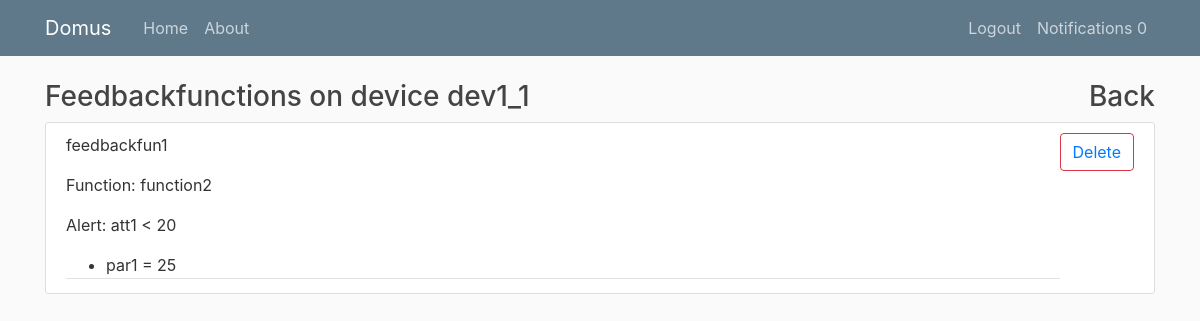
The page /category/24/device/41/feedbackfunctions/ (signed in) on the database its author committed.
### devices/models.py (models this page shows, shortened)
class UserProfile(models.Model):
    user = models.OneToOneField(User,on_delete=models.CASCADE)
    unreaded_notifications = models.IntegerField()

class Device(models.Model):
    deviceID = models.CharField(max_length=50, unique = True)
    Devtype = models.ForeignKey(DeviceType,on_delete=models.CASCADE)
    name = models.CharField(max_length=50)
    description = models.CharField(max_length=250)
    ip_adress = models.CharField(max_length=15)
    port = models.IntegerField()
    path = models.CharField(max_length = 100, default = '/')

class FeedbackFunction(models.Model):
    alert = models.ForeignKey(Alert,on_delete=models.CASCADE)
    description = models.CharField(max_length = 100)
    function = models.ForeignKey(Function,on_delete=models.CASCADE)

class Function(models.Model):
    name = models.CharField(max_length=30)
    description = models.CharField(max_length=250)
    devType = models.ForeignKey(DeviceType,on_delete=models.CASCADE)

class Alert(models.Model):
    device = models.ForeignKey(Device,on_delete=models.CASCADE)
    attribute = models.ForeignKey(StateAttribute,on_delete=models.CASCADE)
    user = models.ForeignKey(User,on_delete=models.CASCADE)
    description = models.CharField(max_length=250)
    alert_condition = models.CharField(
        max_length = 1,
        choices = ALERT_CONDITIONS,
        default = CONDITION_EQUAL
    )
    alert_level = models.CharField(
        max_length = 3,
        choices = ALERT_LEVELS,
        default = ALERT_LEVEL_MID
    )
    value = models.CharField(max_length=30)

class StateAttribute(models.Model):
    name = models.CharField(max_length=30)
    description = models.CharField(max_length=250)
    devType = models.ForeignKey(DeviceType,on_delete= models.CASCADE)
    data_type = models.CharField(
        max_length=1,
        choices=DATA_CHOICES,
        default=STRING,
    )
    def __str__(self):
        return self.name

class FeedbackParameter(models.Model):
    parameter = models.ForeignKey(FunctionParameter,on_delete=models.CASCADE)
    value = models.CharField(max_length = 100)
    feedbackfunction = models.ForeignKey(FeedbackFunction,on_delete=models.CASCADE)

class FunctionParameter(models.Model):
    name = models.CharField(max_length=30)
    description = models.CharField(max_length=250)
    funct = models.ForeignKey(Function,on_delete=models.CASCADE)
    data_type = models.CharField(
        max_length=1,
        choices=DATA_CHOICES,
        default=STRING,
    )

### devices/views.py (the view)
# urls.py: path('category/<int:catpk>/device/<int:devpk>/feedbackfunctions/',FeedbackFunctionsListView.as_view(),name='feedbackfunctions'),
class FeedbackFunctionsListView(LoginRequiredMixin,UserPassesTestMixin,ListView):
    template_name = 'devices/feedbackfunctions.html'
    paginate_by = 2
    context_object_name = 'functions'
    model = FeedbackFunction
    def test_func(self):
        dev = get_object_or_404(Device, id=self.kwargs.get('devpk'))
        cat = get_object_or_404(Category, id=self.kwargs.get('catpk'), devices=dev)
        if self.request.user == cat.owner:
            return True
        return False
    def get_queryset(self):
        dev = get_object_or_404(Device, id=self.kwargs.get('devpk'))
        user = self.request.user
        alerts = Alert.objects.filter(device = dev, user = user)
        functs = []
        for al in alerts:
            al_func = FeedbackFunction.objects.filter(alert = al)
            functs.extend(al_func)
        for fun in functs:
            pars = FeedbackParameter.objects.select_related().filter(feedbackfunction = fun)
            fun.feedbackparameters = pars
        return functs
    def get_context_data(self, **kwargs):
        context = super().get_context_data(**kwargs)
        context['catid']=self.kwargs.get('catpk')
        dev = get_object_or_404(Device, id=self.kwargs.get('devpk'))
        context['dev']=dev
        return context

### devices/templates/devices/feedbackfunctions.html
{% extends "devices/paginable.html" %}
{% block content %}
<div class="float-md-right"> <a href="{% url 'device' catid dev.id %}"><h3>Back</h3></a></div>
<h3>Feedbackfunctions on device {{dev.name}} </h3>
    {% for fun in functions %}
        <article class="media content-section">
            <div class="media-body">
                <div class="article-metadata">
                   <p>{{ fun.description }}</p>
                   <p>Function: {{ fun.function.name }}</p>
                   <p>Alert: {{ fun.alert.attribute }} {{ fun.alert.alert_condition }} {{ fun.alert.value }}</p>
                   <div><ul>
                        {% for par in fun.feedbackparameters %}
                            <li>{{ par.parameter.name }} = {{ par.value }}</li>
                        {% endfor %}
                    </ul></div>
                </div>
            </div>
            <div>
                <button class="btn btn-outline-danger" ><a href="{% url 'deletefeedbackfunction' catid dev.id fun.id %}">Delete</a></button>
            </div>
        </article>
    {% endfor %}
{% endblock content %}

### devices/templates/devices/base.html (shortened to what this page needs)
{% load static %}
<!DOCTYPE html>
<html>
    <head>
        <link rel="stylesheet" href="https://maxcdn.bootstrapcdn.com/bootstrap/4.0.0/css/bootstrap.min.css">
        <link rel="stylesheet" type="text/css" href="{% static 'devices/main.css' %} ">
    </head>
    <body>
        <header class="site-header">
            <nav class="navbar navbar-expand-md navbar-dark bg-steel fixed-top">
                <div class="container">
                    <a class="navbar-brand mr-4" href="{% url 'home' %}">Domus</a>
                    <div class="collapse navbar-collapse" id="navbarToggle">
                        <div class="navbar-nav mr-auto">
                        <a class="nav-item nav-link" href="{% url 'home' %}">Home</a>
                        <a class="nav-item nav-link" href="{% url 'about-page' %}">About</a>
                        </div>
                        <div class="navbar-nav">
                        {% if user.is_authenticated %}
                        <a class="nav-item nav-link" href="{% url 'logout' %}">Logout</a>
                        <a class="nav-item nav-link" href="{% url 'notifications' %}">Notifications {{ user.userprofile.unreaded_notifications }}</a>
                        {% else %}
                        <a class="nav-item nav-link" href="{% url 'login' %}">Login</a>
                        <a class="nav-item nav-link" href="{% url 'register' %}">Register</a>
                        {% endif %}
                        </div>
                    </div>
                </div>
            </nav>
        </header>
        <main role="main" class="container">
        <div class="row">
            <div class="col-md-12">
            {% block content %}{% endblock %}
            </div>
        </div>
        </main>
    </body>
</html>

### devices/static/devices/main.css (style rules this page uses)
body { background: #fafafa; color: #333333; margin-top: 5rem; }
h1, h2, h3, h4, h5, h6 { color: #444444; }
ul { margin: 0; }
.bg-steel { background-color: #5f788a; }
.site-header .navbar-nav .nav-link { color: #cbd5db; }
.content-section { background: #ffffff; padding: 10px 20px; border: 1px solid #dddddd; border-radius: 3px; margin-bottom: 20px; }
.article-metadata { padding-bottom: 1px; margin-bottom: 4px; border-bottom: 1px solid #e3e3e3 }

### rows shown on the page
Device: name "dev1_1"
FeedbackFunction: description "feedbackfun1", function.name "function2", alert.attribute "att1", alert.alert_condition "<", alert.value "20"
FeedbackParameter: parameter.name "par1", value "25"

### other values the page prints
{{ user.userprofile.unreaded_notifications }} "0"
